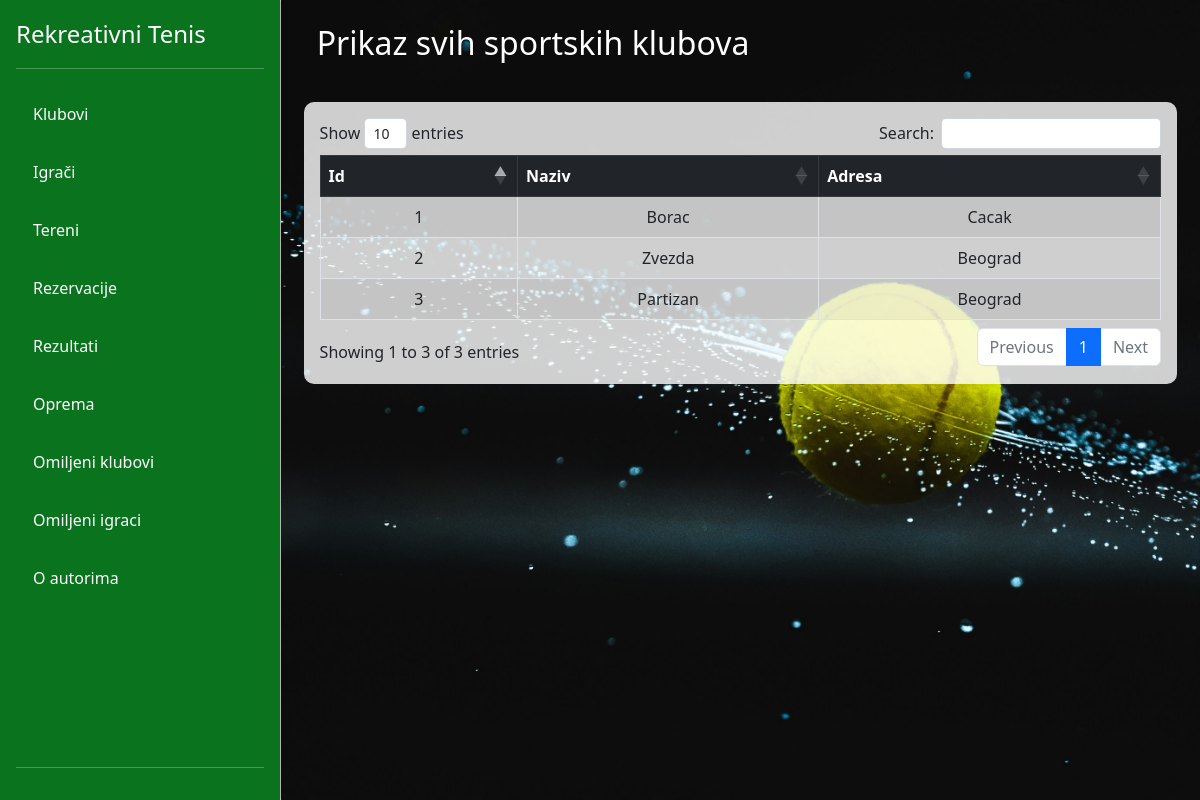
Screenshot of /view-gosti/clubs.php with the database file from the repository.
### tables this page shows
CREATE TABLE `sportski_klubovi` (
  `id` int(11) NOT NULL,
  `naziv` varchar(255) NOT NULL,
  `adresa` varchar(255) NOT NULL
);

### config/DB.php (called while the page is built)
<?php
class DB{
    private static $factory;
    public static function createInstance($config = null)
    {
        $settings['dbname'] = 'rekreativnitenisdb';
        $settings['dbhost'] = '127.0.0.1';
        $settings['dbuser'] = 'root';
        $settings['dbpass'] = '';
        try{
            $dsn = 'mysql:dbname=' . $settings['dbname'] . ';host=' . $settings['dbhost'];
            $pdo = new PDO($dsn, $settings['dbuser'], $settings['dbpass'], array(PDO::MYSQL_ATTR_INIT_COMMAND => "SET NAMES utf8"));
            $pdo->setAttribute(PDO::ATTR_ERRMODE, PDO::ERRMODE_EXCEPTION);
            $pdo->setAttribute(PDO::ATTR_EMULATE_PREPARES, true);
            $pdo->setAttribute(PDO::ATTR_DEFAULT_FETCH_MODE, PDO::FETCH_ASSOC);
            self::$factory[$config] = $pdo;
            return self::$factory[$config];
        }
        catch (PDOException $e) {
            die ('Connection failed: ' . $e->getMessage());
        }
    }
}
?>

### DAO/SportskiKlubDAO.php (called while the page is built, shortened)
<?php
require_once '../config/DB.php';
class SportskiKlubDAO
{
    private $db;
    public function __construct()
    {
        $this->db = DB::createInstance();
    }
    public function getAllSportskiKlubovi()
    {
        $statement = $this->db->prepare('SELECT * FROM sportski_klubovi');
        $statement->execute();
        $res = $statement->fetchAll();
        return $res;
    }
}

### view-gosti/clubs.php (the view, shortened to what this page needs)
<?php
require_once './partials/navigacija.php';
require_once '../DAO/SportskiKlubDAO.php';
$klubDAO = new SportskiKlubDAO();
$klubovi = $klubDAO->getAllSportskiKlubovi();
?>
<div class="container-fluid" style="background-image: url('images/carousel3.jpg'); background-repeat: no-repeat; background-size: cover; overflow: hidden;">
    <div class="row">
        <h2 class="m-4 text-white">Prikaz svih sportskih klubova</h2>
        <div class="container-fluid mt-3 mb-5 p-3" style="background-color: rgba(255, 255, 255, 0.8); border-radius: 10px; width:95%;">
            <table id="kluboviTable" class="table table-bordered table-striped table-hover text-center">
                <thead class="table-dark">
                    <tr>
                        <th class="th-sm">Id</th>
                        <th class="th-sm">Naziv</th>
                        <th class="th-sm">Adresa</th>
                    </tr>
                </thead>
                <tbody>
                    <?php foreach ($klubovi as $item) : ?>
                        <tr>
                            <td><?= $item['id'] ?></td>
                            <td><?= $item['naziv'] ?></td>
                            <td><?= $item['adresa'] ?></td>
                        </tr>
                    <?php endforeach; ?>
                </tbody>
            </table>
        </div>
    </div>
</div>
<?php require_once './partials/footer.php'; ?>

### rows the page displays
sportski_klubovi: id "1", naziv "Borac", adresa "Cacak"
sportski_klubovi: id "2", naziv "Zvezda", adresa "Beograd"
sportski_klubovi: id "3", naziv "Partizan", adresa "Beograd"
